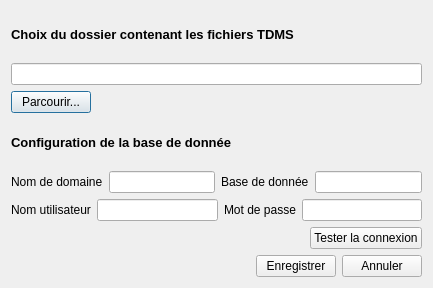
<?xml version="1.0" encoding="UTF-8"?>
<ui version="4.0">
 <class>Parametres</class>
 <widget class="QDialog" name="Parametres">
  <property name="geometry">
   <rect>
    <x>0</x>
    <y>0</y>
    <width>433</width>
    <height>288</height>
   </rect>
  </property>
  <property name="windowTitle">
   <string>Options</string>
  </property>
  <layout class="QVBoxLayout" name="verticalLayout_2">
   <item>
    <layout class="QVBoxLayout" name="verticalLayout">
     <item>
      <widget class="QLabel" name="tdmsFileLabel">
       <property name="font">
        <font>
         <pointsize>10</pointsize>
         <weight>75</weight>
         <bold>true</bold>
        </font>
       </property>
       <property name="text">
        <string>Choix du dossier contenant les fichiers TDMS</string>
       </property>
      </widget>
     </item>
     <item>
      <widget class="QLineEdit" name="tdmsFileLineEdit"/>
     </item>
     <item>
      <layout class="QHBoxLayout" name="horizontalLayout_2">
       <item>
        <widget class="QPushButton" name="searchButton">
         <property name="text">
          <string>Parcourir...</string>
         </property>
        </widget>
       </item>
       <item>
        <spacer name="horizontalSpacer">
         <property name="orientation">
          <enum>Qt::Horizontal</enum>
         </property>
         <property name="sizeHint" stdset="0">
          <size>
           <width>40</width>
           <height>20</height>
          </size>
         </property>
        </spacer>
       </item>
      </layout>
     </item>
     <item>
      <widget class="QLabel" name="databaseTitleLabel">
       <property name="font">
        <font>
         <pointsize>10</pointsize>
         <weight>75</weight>
         <bold>true</bold>
        </font>
       </property>
       <property name="text">
        <string>Configuration de la base de donnée</string>
       </property>
      </widget>
     </item>
     <item>
      <layout class="QHBoxLayout" name="horizontalLayout_3">
       <item>
        <widget class="QLabel" name="domainNameLabel">
         <property name="text">
          <string>Nom de domaine</string>
         </property>
        </widget>
       </item>
       <item>
        <widget class="QLineEdit" name="domainNameLineEdit"/>
       </item>
       <item>
        <widget class="QLabel" name="databaseNameLabel">
         <property name="text">
          <string>Base de donnée</string>
         </property>
        </widget>
       </item>
       <item>
        <widget class="QLineEdit" name="databaseNameLineEdit"/>
       </item>
      </layout>
     </item>
     <item>
      <layout class="QHBoxLayout" name="horizontalLayout_4">
       <item>
        <widget class="QLabel" name="userNameLabel">
         <property name="text">
          <string>Nom utilisateur</string>
         </property>
        </widget>
       </item>
       <item>
        <widget class="QLineEdit" name="userNameLineEdit"/>
       </item>
       <item>
        <widget class="QLabel" name="passwordLabel">
         <property name="text">
          <string>Mot de passe</string>
         </property>
        </widget>
       </item>
       <item>
        <widget class="QLineEdit" name="passwordLineEdit">
         <property name="echoMode">
          <enum>QLineEdit::PasswordEchoOnEdit</enum>
         </property>
        </widget>
       </item>
      </layout>
     </item>
     <item>
      <layout class="QHBoxLayout" name="horizontalLayout_5">
       <item>
        <spacer name="horizontalSpacer_3">
         <property name="orientation">
          <enum>Qt::Horizontal</enum>
         </property>
         <property name="sizeHint" stdset="0">
          <size>
           <width>40</width>
           <height>20</height>
          </size>
         </property>
        </spacer>
       </item>
       <item>
        <widget class="QPushButton" name="testConnexionButton">
         <property name="text">
          <string>Tester la connexion</string>
         </property>
        </widget>
       </item>
      </layout>
     </item>
     <item>
      <layout class="QHBoxLayout" name="horizontalLayout">
       <item>
        <spacer name="horizontalSpacer_2">
         <property name="orientation">
          <enum>Qt::Horizontal</enum>
         </property>
         <property name="sizeHint" stdset="0">
          <size>
           <width>40</width>
           <height>20</height>
          </size>
         </property>
        </spacer>
       </item>
       <item>
        <widget class="QPushButton" name="saveButton">
         <property name="text">
          <string>Enregistrer</string>
         </property>
        </widget>
       </item>
       <item>
        <widget class="QPushButton" name="cancelButton">
         <property name="text">
          <string>Annuler</string>
         </property>
        </widget>
       </item>
      </layout>
     </item>
    </layout>
   </item>
  </layout>
 </widget>
 <resources/>
 <connections/>
</ui>
